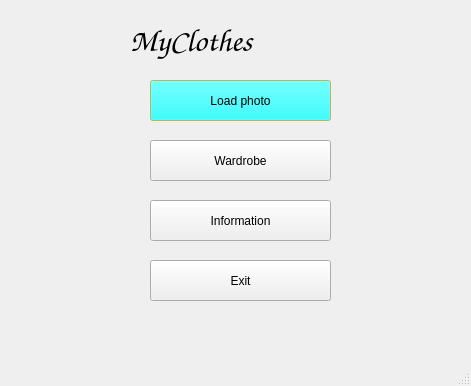
<?xml version="1.0" encoding="UTF-8"?>
<ui version="4.0">
 <class>MainWindow</class>
 <widget class="QMainWindow" name="MainWindow">
  <property name="geometry">
   <rect>
    <x>0</x>
    <y>0</y>
    <width>471</width>
    <height>386</height>
   </rect>
  </property>
  <property name="windowTitle">
   <string>MyClothes</string>
  </property>
  <property name="tabShape">
   <enum>QTabWidget::Rounded</enum>
  </property>
  <widget class="QWidget" name="centralwidget">
   <widget class="QPushButton" name="pushButton">
    <property name="geometry">
     <rect>
      <x>150</x>
      <y>80</y>
      <width>181</width>
      <height>41</height>
     </rect>
    </property>
    <property name="palette">
     <palette>
      <active>
       <colorrole role="WindowText">
        <brush brushstyle="SolidPattern">
         <color alpha="255">
          <red>0</red>
          <green>0</green>
          <blue>0</blue>
         </color>
        </brush>
       </colorrole>
       <colorrole role="Button">
        <brush brushstyle="SolidPattern">
         <color alpha="255">
          <red>0</red>
          <green>255</green>
          <blue>255</blue>
         </color>
        </brush>
       </colorrole>
       <colorrole role="Light">
        <brush brushstyle="SolidPattern">
         <color alpha="255">
          <red>255</red>
          <green>255</green>
          <blue>255</blue>
         </color>
        </brush>
       </colorrole>
       <colorrole role="Midlight">
        <brush brushstyle="SolidPattern">
         <color alpha="255">
          <red>255</red>
          <green>255</green>
          <blue>191</blue>
         </color>
        </brush>
       </colorrole>
       <colorrole role="Dark">
        <brush brushstyle="SolidPattern">
         <color alpha="255">
          <red>127</red>
          <green>127</green>
          <blue>63</blue>
         </color>
        </brush>
       </colorrole>
       <colorrole role="Mid">
        <brush brushstyle="SolidPattern">
         <color alpha="255">
          <red>170</red>
          <green>170</green>
          <blue>84</blue>
         </color>
        </brush>
       </colorrole>
       <colorrole role="Text">
        <brush brushstyle="SolidPattern">
         <color alpha="255">
          <red>0</red>
          <green>0</green>
          <blue>0</blue>
         </color>
        </brush>
       </colorrole>
       <colorrole role="BrightText">
        <brush brushstyle="SolidPattern">
         <color alpha="255">
          <red>255</red>
          <green>255</green>
          <blue>255</blue>
         </color>
        </brush>
       </colorrole>
       <colorrole role="ButtonText">
        <brush brushstyle="SolidPattern">
         <color alpha="255">
          <red>0</red>
          <green>0</green>
          <blue>0</blue>
         </color>
        </brush>
       </colorrole>
       <colorrole role="Base">
        <brush brushstyle="SolidPattern">
         <color alpha="255">
          <red>255</red>
          <green>255</green>
          <blue>255</blue>
         </color>
        </brush>
       </colorrole>
       <colorrole role="Window">
        <brush brushstyle="SolidPattern">
         <color alpha="255">
          <red>255</red>
          <green>255</green>
          <blue>127</blue>
         </color>
        </brush>
       </colorrole>
       <colorrole role="Shadow">
        <brush brushstyle="SolidPattern">
         <color alpha="255">
          <red>0</red>
          <green>0</green>
          <blue>0</blue>
         </color>
        </brush>
       </colorrole>
       <colorrole role="AlternateBase">
        <brush brushstyle="SolidPattern">
         <color alpha="255">
          <red>255</red>
          <green>255</green>
          <blue>191</blue>
         </color>
        </brush>
       </colorrole>
       <colorrole role="ToolTipBase">
        <brush brushstyle="SolidPattern">
         <color alpha="255">
          <red>255</red>
          <green>255</green>
          <blue>220</blue>
         </color>
        </brush>
       </colorrole>
       <colorrole role="ToolTipText">
        <brush brushstyle="SolidPattern">
         <color alpha="255">
          <red>0</red>
          <green>0</green>
          <blue>0</blue>
         </color>
        </brush>
       </colorrole>
       <colorrole role="PlaceholderText">
        <brush brushstyle="SolidPattern">
         <color alpha="128">
          <red>0</red>
          <green>0</green>
          <blue>0</blue>
         </color>
        </brush>
       </colorrole>
      </active>
      <inactive>
       <colorrole role="WindowText">
        <brush brushstyle="SolidPattern">
         <color alpha="255">
          <red>0</red>
          <green>0</green>
          <blue>0</blue>
         </color>
        </brush>
       </colorrole>
       <colorrole role="Button">
        <brush brushstyle="SolidPattern">
         <color alpha="255">
          <red>0</red>
          <green>255</green>
          <blue>255</blue>
         </color>
        </brush>
       </colorrole>
       <colorrole role="Light">
        <brush brushstyle="SolidPattern">
         <color alpha="255">
          <red>255</red>
          <green>255</green>
          <blue>255</blue>
         </color>
        </brush>
       </colorrole>
       <colorrole role="Midlight">
        <brush brushstyle="SolidPattern">
         <color alpha="255">
          <red>255</red>
          <green>255</green>
          <blue>191</blue>
         </color>
        </brush>
       </colorrole>
       <colorrole role="Dark">
        <brush brushstyle="SolidPattern">
         <color alpha="255">
          <red>127</red>
          <green>127</green>
          <blue>63</blue>
         </color>
        </brush>
       </colorrole>
       <colorrole role="Mid">
        <brush brushstyle="SolidPattern">
         <color alpha="255">
          <red>170</red>
          <green>170</green>
          <blue>84</blue>
         </color>
        </brush>
       </colorrole>
       <colorrole role="Text">
        <brush brushstyle="SolidPattern">
         <color alpha="255">
          <red>0</red>
          <green>0</green>
          <blue>0</blue>
         </color>
        </brush>
       </colorrole>
       <colorrole role="BrightText">
        <brush brushstyle="SolidPattern">
         <color alpha="255">
          <red>255</red>
          <green>255</green>
          <blue>255</blue>
         </color>
        </brush>
       </colorrole>
       <colorrole role="ButtonText">
        <brush brushstyle="SolidPattern">
         <color alpha="255">
          <red>0</red>
          <green>0</green>
          <blue>0</blue>
         </color>
        </brush>
       </colorrole>
       <colorrole role="Base">
        <brush brushstyle="SolidPattern">
         <color alpha="255">
          <red>255</red>
          <green>255</green>
          <blue>255</blue>
         </color>
        </brush>
       </colorrole>
       <colorrole role="Window">
        <brush brushstyle="SolidPattern">
         <color alpha="255">
          <red>255</red>
          <green>255</green>
          <blue>127</blue>
         </color>
        </brush>
       </colorrole>
       <colorrole role="Shadow">
        <brush brushstyle="SolidPattern">
         <color alpha="255">
          <red>0</red>
          <green>0</green>
          <blue>0</blue>
         </color>
        </brush>
       </colorrole>
       <colorrole role="AlternateBase">
        <brush brushstyle="SolidPattern">
         <color alpha="255">
          <red>255</red>
          <green>255</green>
          <blue>191</blue>
         </color>
        </brush>
       </colorrole>
       <colorrole role="ToolTipBase">
        <brush brushstyle="SolidPattern">
         <color alpha="255">
          <red>255</red>
          <green>255</green>
          <blue>220</blue>
         </color>
        </brush>
       </colorrole>
       <colorrole role="ToolTipText">
        <brush brushstyle="SolidPattern">
         <color alpha="255">
          <red>0</red>
          <green>0</green>
          <blue>0</blue>
         </color>
        </brush>
       </colorrole>
       <colorrole role="PlaceholderText">
        <brush brushstyle="SolidPattern">
         <color alpha="128">
          <red>0</red>
          <green>0</green>
          <blue>0</blue>
         </color>
        </brush>
       </colorrole>
      </inactive>
      <disabled>
       <colorrole role="WindowText">
        <brush brushstyle="SolidPattern">
         <color alpha="255">
          <red>127</red>
          <green>127</green>
          <blue>63</blue>
         </color>
        </brush>
       </colorrole>
       <colorrole role="Button">
        <brush brushstyle="SolidPattern">
         <color alpha="255">
          <red>0</red>
          <green>255</green>
          <blue>255</blue>
         </color>
        </brush>
       </colorrole>
       <colorrole role="Light">
        <brush brushstyle="SolidPattern">
         <color alpha="255">
          <red>255</red>
          <green>255</green>
          <blue>255</blue>
         </color>
        </brush>
       </colorrole>
       <colorrole role="Midlight">
        <brush brushstyle="SolidPattern">
         <color alpha="255">
          <red>255</red>
          <green>255</green>
          <blue>191</blue>
         </color>
        </brush>
       </colorrole>
       <colorrole role="Dark">
        <brush brushstyle="SolidPattern">
         <color alpha="255">
          <red>127</red>
          <green>127</green>
          <blue>63</blue>
         </color>
        </brush>
       </colorrole>
       <colorrole role="Mid">
        <brush brushstyle="SolidPattern">
         <color alpha="255">
          <red>170</red>
          <green>170</green>
          <blue>84</blue>
         </color>
        </brush>
       </colorrole>
       <colorrole role="Text">
        <brush brushstyle="SolidPattern">
         <color alpha="255">
          <red>127</red>
          <green>127</green>
          <blue>63</blue>
         </color>
        </brush>
       </colorrole>
       <colorrole role="BrightText">
        <brush brushstyle="SolidPattern">
         <color alpha="255">
          <red>255</red>
          <green>255</green>
          <blue>255</blue>
         </color>
        </brush>
       </colorrole>
       <colorrole role="ButtonText">
        <brush brushstyle="SolidPattern">
         <color alpha="255">
          <red>127</red>
          <green>127</green>
          <blue>63</blue>
         </color>
        </brush>
       </colorrole>
       <colorrole role="Base">
        <brush brushstyle="SolidPattern">
         <color alpha="255">
          <red>255</red>
          <green>255</green>
          <blue>127</blue>
         </color>
        </brush>
       </colorrole>
       <colorrole role="Window">
        <brush brushstyle="SolidPattern">
         <color alpha="255">
          <red>255</red>
          <green>255</green>
          <blue>127</blue>
         </color>
        </brush>
       </colorrole>
       <colorrole role="Shadow">
        <brush brushstyle="SolidPattern">
         <color alpha="255">
          <red>0</red>
          <green>0</green>
          <blue>0</blue>
         </color>
        </brush>
       </colorrole>
       <colorrole role="AlternateBase">
        <brush brushstyle="SolidPattern">
         <color alpha="255">
          <red>255</red>
          <green>255</green>
          <blue>127</blue>
         </color>
        </brush>
       </colorrole>
       <colorrole role="ToolTipBase">
        <brush brushstyle="SolidPattern">
         <color alpha="255">
          <red>255</red>
          <green>255</green>
          <blue>220</blue>
         </color>
        </brush>
       </colorrole>
       <colorrole role="ToolTipText">
        <brush brushstyle="SolidPattern">
         <color alpha="255">
          <red>0</red>
          <green>0</green>
          <blue>0</blue>
         </color>
        </brush>
       </colorrole>
       <colorrole role="PlaceholderText">
        <brush brushstyle="SolidPattern">
         <color alpha="128">
          <red>0</red>
          <green>0</green>
          <blue>0</blue>
         </color>
        </brush>
       </colorrole>
      </disabled>
     </palette>
    </property>
    <property name="font">
     <font>
      <strikeout>false</strikeout>
     </font>
    </property>
    <property name="autoFillBackground">
     <bool>false</bool>
    </property>
    <property name="text">
     <string>Load photo</string>
    </property>
   </widget>
   <widget class="QPushButton" name="pushButton_2">
    <property name="geometry">
     <rect>
      <x>150</x>
      <y>140</y>
      <width>181</width>
      <height>41</height>
     </rect>
    </property>
    <property name="text">
     <string>Wardrobe</string>
    </property>
   </widget>
   <widget class="QPushButton" name="pushButton_3">
    <property name="geometry">
     <rect>
      <x>150</x>
      <y>200</y>
      <width>181</width>
      <height>41</height>
     </rect>
    </property>
    <property name="text">
     <string>Information</string>
    </property>
   </widget>
   <widget class="QPushButton" name="pushButton_4">
    <property name="geometry">
     <rect>
      <x>150</x>
      <y>260</y>
      <width>181</width>
      <height>41</height>
     </rect>
    </property>
    <property name="text">
     <string>Exit</string>
    </property>
   </widget>
   <widget class="QLabel" name="label">
    <property name="geometry">
     <rect>
      <x>130</x>
      <y>10</y>
      <width>201</width>
      <height>61</height>
     </rect>
    </property>
    <property name="font">
     <font>
      <family>Comic Sans MS</family>
      <pointsize>24</pointsize>
      <italic>true</italic>
     </font>
    </property>
    <property name="text">
     <string>MyClothes</string>
    </property>
   </widget>
  </widget>
  <widget class="QMenuBar" name="menubar">
   <property name="geometry">
    <rect>
     <x>0</x>
     <y>0</y>
     <width>471</width>
     <height>26</height>
    </rect>
   </property>
  </widget>
  <widget class="QStatusBar" name="statusbar"/>
 </widget>
 <resources/>
 <connections/>
</ui>
